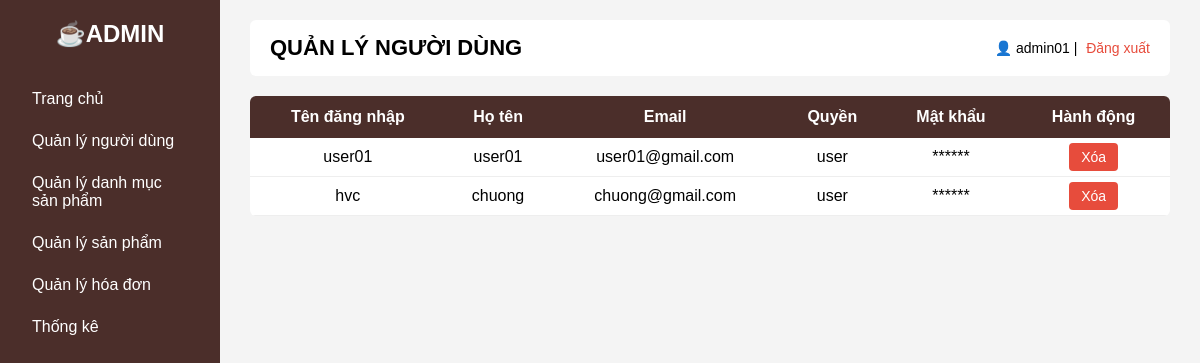
The app's page /php/phpAdmin/adminUsers.php (signed in) with its own data.
### tables this page shows
CREATE TABLE `users` (
  `id` int(11) NOT NULL,
  `name` varchar(100) NOT NULL,
  `username` varchar(100) NOT NULL,
  `password` varchar(255) NOT NULL,
  `role` varchar(20) NOT NULL DEFAULT 'user',
  `email` varchar(255) NOT NULL
);

### php/phpAdmin/adminUsers.php (the view, shortened to what this page needs)
<?php
include "../connect.php";
$result = $conn->query("SELECT id, username, name, email, role FROM users WHERE role = 'user'");
?>
<!DOCTYPE html>
<html lang="vi">
<head>
    <link rel="stylesheet" href="../../css/adminUsers.css">
</head>
<body>
    <div class="layout">
        <aside class="sidebar">
            <h2>☕ADMIN</h2>
            <ul>
                <li><a href="adminHome.php">Trang chủ</a></li>
                <li><a href="adminUsers.php">Quản lý người dùng</a></li>
                <li><a href="categories.php">Quản lý danh mục sản phẩm</a></li>
                <li><a href="products.php">Quản lý sản phẩm</a></li>
                <li><a href="orders.php">Quản lý hóa đơn</a></li>
                <li><a href="statistics.php">Thống kê</a></li>
            </ul>
        </aside>
        <main class="content">
            <header class="topbar">
                <h1>QUẢN LÝ NGƯỜI DÙNG</h1>
                <div class="account">
                    👤
                    <?= htmlspecialchars($_SESSION["username"]) ?> |
                    <a href="../phpAccount/logout.php">Đăng xuất</a>
                </div>
            </header>
            <table>
                <tr>
                    <th>Tên đăng nhập</th>
                    <th>Họ tên</th>
                    <th>Email</th>
                    <th>Quyền</th>
                    <th>Mật khẩu</th>
                    <th>Hành động</th>
                </tr>
                <?php while ($row = $result->fetch_assoc()) { ?>
                    <tr>
                        <td><?= htmlspecialchars($row["username"]) ?></td>
                        <td><?= htmlspecialchars($row["name"]) ?></td>
                        <td><?= htmlspecialchars($row["email"]) ?></td>
                        <td><?= $row["role"] ?></td>
                        <td>******</td>
                        <td>
                            <?php if ($row["role"] !== "admin") { ?>
                                <a
                                    class="btn-delete"
                                    href="?delete=<?= $row["id"] ?>"
                                    onclick="return confirm('Bạn có chắc muốn xóa tài khoản này?')">
                                    Xóa
                                </a>
                            <?php } ?>
                        </td>
                    </tr>
                <?php } ?>
            </table>
        </main>
    </div>
</body>
</html>

### css/adminUsers.css (style rules this page uses)
* { margin: 0; padding: 0; box-sizing: border-box; font-family: Arial, sans-serif; }
.layout { display: flex; height: 100vh; background: #f4f4f4; }
.sidebar { width: 220px; background: #4b2e2a; color: white; padding: 20px; }
.sidebar h2 { text-align: center; margin-bottom: 30px; }
.sidebar ul { list-style: none; }
.sidebar li { padding: 12px; border-radius: 5px; }
.sidebar a { color: white; text-decoration: none; display: block; width: 100%; }
.content { flex: 1; padding: 20px 30px; }
.topbar { display: flex; justify-content: space-between; align-items: center; background: white; padding: 15px 20px; border-radius: 6px; margin-bottom: 20px; }
.topbar h1 { font-size: 22px; }
.account { font-size: 14px; }
.account a { text-decoration: none; color: #e74c3c; margin-left: 5px; }
table { width: 100%; background: white; border-collapse: collapse; border-radius: 6px; overflow: hidden; }
th { background: #4b2e2a; color: white; padding: 12px; text-align: center; }
td { padding: 10px; text-align: center; border-bottom: 1px solid #eee; }
.btn-delete { background: #e74c3c; color: white; padding: 6px 12px; border-radius: 4px; text-decoration: none; font-size: 14px; }

### records on screen
users: username "user01", name "user01", email "user01@gmail.com", role "user"
users: username "hvc", name "chuong", email "chuong@gmail.com", role "user"

### other values on screen
$_SESSION["username"] "admin01"
